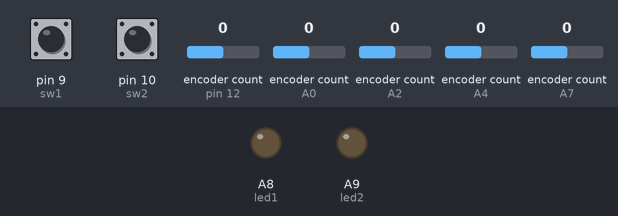
Bench run of a sketch on a simulated Teensy 4. Parts: output pins drawn as LEDs (lit = HIGH). The test bench sets the inputs (shaded band); at power-on: pin 9 (sw1) HIGH, pin 10 (sw2) HIGH, encoder count (sensors on pin 12, A0, A2, A4, A7) 0. What the sketch prints to the serial monitor is not drawn.

Above: at 2.8 s.
2.9 s: pin 9 (sw1) pulled LOW for 0.15 s
At 3.02 s:
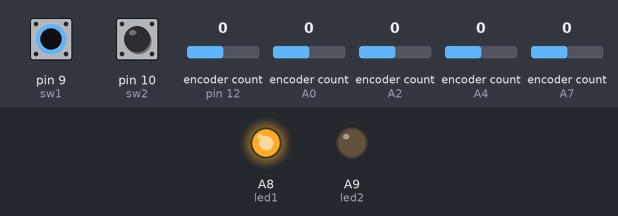
4.6 s: pin 10 (sw2) pulled LOW for 0.15 s
At 5.5 s:
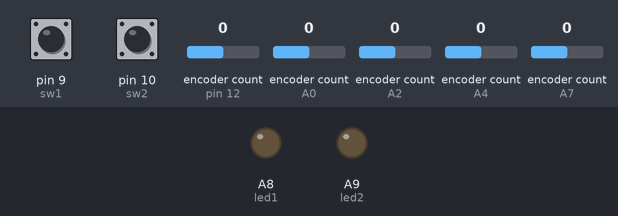
9.2 s: pin 9 (sw1) pulled LOW for 3.2 s
At 10.6 s:
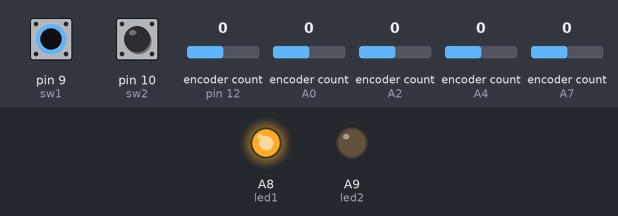
13.9 s: pin 10 (sw2) pulled LOW for 3.2 s
At 15.2 s:
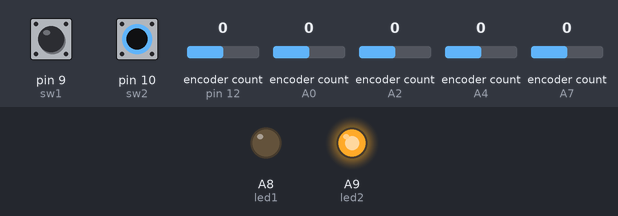
Timing chart, 0 to 18.6 s (numbered marks = the images above; inputs shaded):
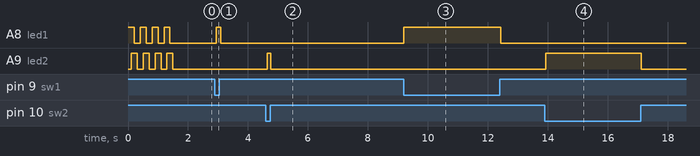

Measured:
- after the input at 2.9 s, A8 (led1): LOW → HIGH after 0.05 s, → LOW 0.15 s later
- after the input at 4.6 s, A9 (led2): LOW → HIGH after 0.05 s, → LOW 0.10 s later
- after the input at 9.2 s, A8 (led1): LOW → HIGH at once, → LOW 3.2 s later
- after the input at 13.9 s, A9 (led2): LOW → HIGH at once, → LOW 3.2 s later

The sketch:

Macropad_Firmware.ino
```cpp
#include <Keypad.h>
#include <Encoder.h>

//Start-Up LED Counter
int x = 0;

//Setting Key Row Variables
const int r1 = 1;
const int r2 = 2;
const int r3 = 3;
const int r4 = 4;
const int r5 = 5;


//Setting Key Column Variables
const int c1 = 6;
const int c2 = 7;
const int c3 = 8;


//Setting Rotary Encoder Variables
const int rot1A = 12;
const int rot1B = 11;
const int rot2A = 14;
const int rot2B = 15;
const int rot3A = 16;
const int rot3B = 17;
const int rot4A = 18;
const int rot4B = 19;
const int rot5A = 21;
const int rot5B = 20;


//Setting 3-Way Switch Variables
const int sw1 = 9; //Up
const int sw2 = 10; //Down


//Setting LED Variables
const int led1 = 22; //Up
const int led2 = 23; //Down


//Setting Encoder Classes
Encoder enc1(rot4A, rot4B); //Small 1
Encoder enc2(rot2A, rot2B); //Small 2
Encoder enc3(rot3A, rot3B); //Small 3
Encoder enc4(rot5A, rot5B); //Small 4
Encoder enc5(rot1A, rot1B); //Big Wheel

//Encoder Past
int past1 = 0;
int past2 = 0;
int past3 = 0;
int past4 = 0;
int past5 = 0;

/*
Code I copied and modified from the keypad library because I tried to code it myself but it was so
inefficient that the serial bus was overwhelmed and I was loosing cycles. I'm so sorry I have failed you senpai
*/
const byte ROWS = 3;
const byte COLS = 5;
char hexaKeys[ROWS][COLS] = {
  {'D', 'F', 'H', 'J', 'M'},
  {'C', 'E', 'G', 'I', 'L'},
  {'B', 'A', 'M', 'N', 'K'}
};
byte rowPins[ROWS] = {c1, c2, c3};
byte colPins[COLS] = {r1, r2, r3, r4, r5};
Keypad customKeypad = Keypad(makeKeymap(hexaKeys), rowPins, colPins, ROWS, COLS);


void setup() {
  //Starts Serial Debug Response
  Serial.begin(9600);

  //Sets LED and 3-Way pinmodes
  pinMode(sw1, INPUT);
  pinMode(sw2, INPUT);
  pinMode(led1, OUTPUT);
  pinMode(led2, OUTPUT);

  //Activating 3-Way PULLUP resistors
  digitalWrite(sw1, HIGH);
  digitalWrite(sw2, HIGH);

  //LED Starup Animation
  while (x != 4){
    digitalWrite(led1, HIGH);
    delay(100);
    digitalWrite(led2, HIGH);
    delay(100);
    digitalWrite(led1, LOW);
    delay(100);
    digitalWrite(led2, LOW);
    delay(100);
    x = x + 1;
  }

  //Serial Starup Message
  Serial.println("----------------------------------");
  Serial.println("-----Macropad V1.3 Alpha 2022-----");
  Serial.println("----------By Jack Millen----------");
  Serial.println("----------------------------------");
}

void loop() {


  //More sample code I copied and modified from the Keypad library
  char customKey = customKeypad.getKey();
  if (customKey){
    //Prints Mode when key is pressed
    if (digitalRead(sw1) == 0) {Serial.println("Mode: ▲");}
    else if (digitalRead(sw2) == 0) {Serial.println("Mode: ▼");}
    else {Serial.println("Mode: -");}

    //Prints what key has been pressed
    Serial.println(customKey);

    //Key actions
    if (digitalRead(sw1) == 0) {  // Switch UP
      if (customKey == 'A'){}
      if (customKey == 'B'){}
      if (customKey == 'C'){}
      if (customKey == 'D'){Keyboard.press(KEY_F21);Keyboard.release(KEY_F21);} //Open Arduino IDE
      if (customKey == 'E'){Keyboard.press(KEY_TAB);Keyboard.release(KEY_TAB);} //Indent
      if (customKey == 'F'){Keyboard.set_modifier(MODIFIERKEY_SHIFT);Keyboard.press(KEY_TAB);Keyboard.release(KEY_TAB);Keyboard.set_modifier(0);Keyboard.send_now();} //Reverse Indent
      if (customKey == 'G'){Keyboard.set_modifier(MODIFIERKEY_CTRL);Keyboard.press(KEY_R);Keyboard.release(KEY_R);Keyboard.set_modifier(0);Keyboard.send_now();} //Verify
      if (customKey == 'H'){Keyboard.set_modifier(MODIFIERKEY_CTRL);Keyboard.press(KEY_U);Keyboard.release(KEY_U);Keyboard.set_modifier(0);Keyboard.send_now();} //Upload
      if (customKey == 'I'){Keyboard.set_modifier(MODIFIERKEY_CTRL | MODIFIERKEY_SHIFT);Keyboard.press(KEY_M);Keyboard.release(KEY_M);Keyboard.set_modifier(0);Keyboard.send_now();} //Monitor
      if (customKey == 'J'){Keyboard.set_modifier(MODIFIERKEY_CTRL | MODIFIERKEY_SHIFT);Keyboard.press(KEY_L);Keyboard.release(KEY_L);Keyboard.set_modifier(0);Keyboard.send_now();} //Plotter
      if (customKey == 'K'){Keyboard.press(KEY_F22);Keyboard.release(KEY_F22);} //Serial Print
      if (customKey == 'L'){Keyboard.press(KEY_F23);Keyboard.release(KEY_F23);} //IF
      if (customKey == 'M'){Keyboard.press(KEY_F24);Keyboard.release(KEY_F24);} //While
      }
    else if (digitalRead(sw2) == 0) { // Switch DOWN

      }
    else { // Switch MID
      if (customKey == 'A'){Keyboard.press(KEY_F13);Keyboard.release(KEY_F13);}
      if (customKey == 'B'){Keyboard.press(KEY_F14);Keyboard.release(KEY_F14);}
      if (customKey == 'C'){Keyboard.press(KEY_F15);Keyboard.release(KEY_F15);}
      if (customKey == 'D'){Keyboard.press(KEY_F16);Keyboard.release(KEY_F16);}
      if (customKey == 'E'){Keyboard.press(KEY_F17);Keyboard.release(KEY_F17);}
      if (customKey == 'F'){Keyboard.press(KEY_F18);Keyboard.release(KEY_F18);}
      if (customKey == 'G'){Keyboard.press(KEY_F19);Keyboard.release(KEY_F19);}
      if (customKey == 'H'){Keyboard.press(KEY_F20);Keyboard.release(KEY_F20);}
      if (customKey == 'I'){Keyboard.press(KEY_MEDIA_PLAY_PAUSE);Keyboard.release(KEY_MEDIA_PLAY_PAUSE);}
      if (customKey == 'J'){Keyboard.set_modifier(MODIFIERKEY_CTRL);Keyboard.press(KEY_W);Keyboard.release(KEY_W);Keyboard.set_modifier(0);Keyboard.send_now();}
      if (customKey == 'K'){Keyboard.press(KEY_LEFT);Keyboard.release(KEY_LEFT);}
      if (customKey == 'L'){Keyboard.press(KEY_RIGHT);Keyboard.release(KEY_RIGHT);}
      if (customKey == 'M'){Keyboard.press(KEY_F);Keyboard.release(KEY_F);}
      }

  }
  //Setting LED depending on 3-Way position
  if (digitalRead(sw1) == 0) {digitalWrite(led1, HIGH);}
  if (digitalRead(sw1) != 0) {digitalWrite(led1, LOW);}
  if (digitalRead(sw2) == 0) {digitalWrite(led2, HIGH);}
  if (digitalRead(sw2) != 0) {digitalWrite(led2, LOW);}

  //Rotary Encoder Positive Actions
  if (enc1.read()/2> past1){Keyboard.press(KEY_MEDIA_VOLUME_INC);Keyboard.release(KEY_MEDIA_VOLUME_INC);}

  if (digitalRead(sw1) == 0){                  //UP

  }
  else if (digitalRead(sw2) == 0){             //DOWN

  }
  else{                                        //MIDDLE
    if (enc5.read()/2 > past5){Mouse.scroll(-2);}
    if (enc2.read()/2 < past2){Keyboard.press(KEY_LEFT);Keyboard.release(KEY_LEFT);}
  }

  //Rotary Encoder Negative Actions
  if (enc1.read()/2< past1){Keyboard.press(KEY_MEDIA_VOLUME_DEC);Keyboard.release(KEY_MEDIA_VOLUME_DEC);}

  if (digitalRead(sw1) == 0){                  //UP

  }
  else if (digitalRead(sw2) == 0){             //DOWN

  }
  else {                                       //MIDDLE
    if (enc5.read()/2 < past5){Mouse.scroll(2);}
    if (enc2.read()/2 > past2){Keyboard.press(KEY_RIGHT);Keyboard.release(KEY_RIGHT);}
  }

  //Setting past rotary encoder values
  past1 = enc1.read()/2;
  past2 = enc2.read()/2;
  past3 = enc3.read()/2;
  past4 = enc4.read()/2;
  past5 = enc5.read()/2;

  delay(50);
}
```
